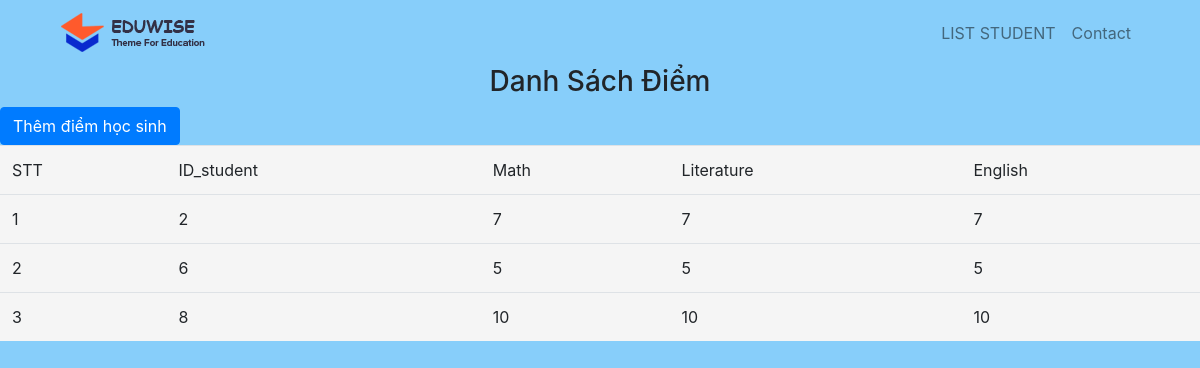
Page /index.php?page=list-point on the committed database.
### tables this page shows
CREATE TABLE `Point` (
  `id` int NOT NULL,
  `id_Student` int NOT NULL,
  `math` varchar(20) NOT NULL,
  `literature` varchar(20) NOT NULL,
  `english` varchar(20) NOT NULL
);

### src/Controller/PointController.php (called while the page is built, shortened)
<?php
class PointController
{
    protected $pointModel;
    public function __construct()
    {
        $this->pointModel = new PointModel();
    }
    function showPoint(){
        $points = $this->pointModel->getAll();
        include_once "src/View/listPoint.php";
    }
}

### src/Model/DBConnect.php (called while the page is built, shortened)
<?php
class DBConnect
{
    protected $dsn;
    protected $username;
    protected $password;
    public function __construct()
    {
        $this->dsn = "mysql:host =localhost;dbname=QUANLYDIEM;charset=utf8";
        $this->username = "root";
        $this->password = "123456@Abc";
    }
    function connect()
    {
        $connect = new PDO($this->dsn,$this->username,$this->password);
        return $connect;
    }
}

### src/Model/PointModel.php (called while the page is built, shortened)
<?php
class PointModel
{
    protected $DBConnect;
    public function __construct()
    {
        $conn = new DBConnect();
        $this->DBConnect = $conn->connect();
    }
    function getAll(){
        $sql = "SELECT * FROM `Point`";
        $stmt = $this->DBConnect->query($sql);
        $data = $stmt->fetchAll();
        $poins = [];
        foreach ($data as $item){
            $poin = new Point($item["id_Student"],$item["math"],$item["literature"],$item["english"]);
            $poin->getId($item["id"]);
            array_push($poins,$poin);
        }
        return $poins;
    }
}

### src/Model/Point.php (called while the page is built, shortened)
<?php
class Point
{
    protected $id;
    protected $math;
    protected $student_id;
    protected $literature;
    protected $english;
    public function __construct($student_id,$math,$literature,$english)
    {
        $this->student_id = $student_id;
        $this->math = $math;
        $this->literature = $literature;
        $this->english = $english;
    }
    public function getId()
    {
        return $this->id;
    }
    public function getMath()
    {
        return $this->math;
    }
    public function getStudentId()
    {
        return $this->student_id;
    }
    public function getLiterature()
    {
        return $this->literature;
    }
    public function getEnglish()
    {
        return $this->english;
    }
}

### src/View/listPoint.php (the view, shortened to what this page needs)
<!doctype html>
<html lang="en">
<head>
</head>
<link rel="stylesheet" href="https://maxcdn.bootstrapcdn.com/bootstrap/4.0.0/css/bootstrap.min.css">
<body style="background-color: lightskyblue">
<div class="edu_nav">
    <div class="container">
        <nav class="navbar navbar-expand-md navbar-light bg-faded">
            <a class="navbar-brand" href="index.php"><img src="style/images/logo.png" alt="logo"></a>
            <div class="collapse navbar-collapse main-menu" id="navbarSupportedContent">
                <ul class="navbar-nav nav lavalamp ml-auto menu">
                    <li class="nav-item"><a href="index.php?page=list-student" class="nav-link">LIST STUDENT</a></li>
                    <li class="nav-item"><a href="contact.html" class="nav-link">Contact</a></li>
                </ul>
            </div>
        </nav>
    </div>
</div>
<h3 style="text-align: center"> Danh Sách Điểm</h3>
<a href="index.php?page=add-point" class="btn btn-primary btn-xs pull-right">Thêm điểm học sinh</a>
    <table class="table" style="background-color: whitesmoke">
        <thead class="thead-dark">
        <tr>
            <td scope="col">STT</td>
            <td scope="col">ID_student</td>
            <td scope="col">Math</td>
            <td scope="col">Literature</td>
            <td scope="col">English</td>
        </tr>
        </thead>
<?php foreach($points as $key=>$value):?>
        <tr>
            <td><?php echo ++$key;?></td>
            <td><?php echo $value->getStudentId();?></td>
            <td><?php echo $value->getMath();?></td>
            <td><?php echo $value->getLiterature();?></td>
            <td><?php echo $value->getEnglish();?></td>
        </tr>
        <?php endforeach;?>
    </table>
</body>
</html>

### src/View/listPoint.php (style rules this page uses)
body { background-color: lightskyblue; }

### rows in the picture
point: id_Student "2", math "7", literature "7", english "7"
point: id_Student "6", math "5", literature "5", english "5"
point: id_Student "8", math "10", literature "10", english "10"
